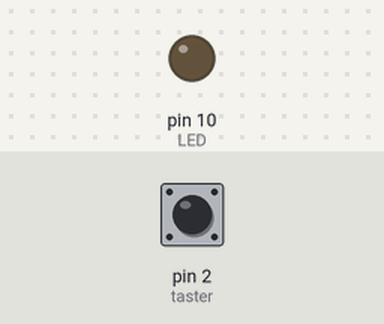
A sketch run on a simulated Arduino Uno, built with avr-gcc and run on an emulated ATmega328P. Parts: output pins drawn as LEDs (lit = HIGH). Dashed ring = blinking. The test bench sets the inputs (shaded band); at power-on: pin 2 (taster) HIGH.

Above: at 1.2 s.
1.3 s: pin 2 (taster) pulsed LOW 5 times (0.12 s each, 0.3 s apart)
At 1.82 s:
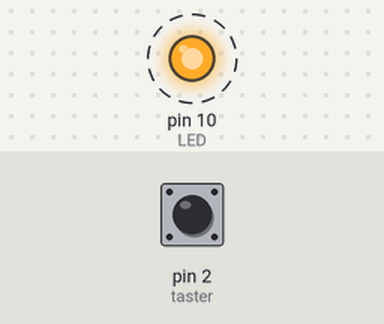
Timing chart, 0 to 4.3 s (numbered marks = the images above; inputs shaded):
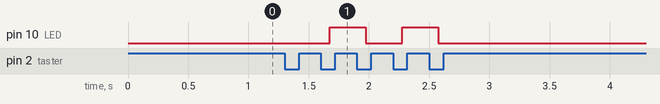

The sketch:

Taster_als_Schalter_Fertig.ino
```cpp
#include <OneButton.h>
#define LED 10

OneButton taster(2, false);
bool merkerLed = false;

void setup()
{
  pinMode(LED, OUTPUT);


  taster.attachClick(Taster_Funktion);

}

void loop()
{
  taster.tick();

  delay(10);
  digitalWrite (LED, merkerLed);
}

void Taster_Funktion()
{
  merkerLed = !merkerLed;
}
```

Measured:
- after the input at 1.3 s, pin 10 (LED): alternates HIGH for 0.30 s and LOW for 0.30 s, 4 changes in all, then stays LOW, starting after 0.37 s
